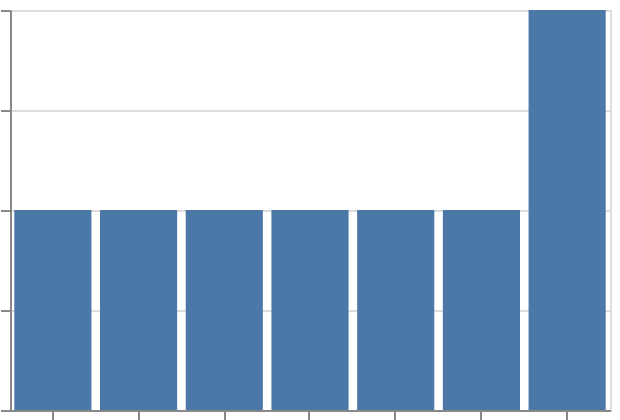

This figure's Vega-Lite source:
### Vega-Lite specification from a JSON file in a GitHub repository (floating-point values rounded to 4 significant figures)
{"$schema": "https://vega.github.io/schema/vega-lite/v6.json", "padding": 5, "autosize": "none", "width": 300, "height": 200, "data": {"name": "table", "values": [{"t": "2024-01-31T23:30:00Z"}, {"t": "2024-02-29T23:45:00Z"}, {"t": "2024-03-01T00:30:00Z"}, {"t": "2024-06-30T23:15:00Z"}, {"t": "2024-07-01T00:20:00Z"}, {"t": "2024-12-31T23:30:00Z"}, {"t": "2025-01-01T00:30:00Z"}, {"t": "2025-01-31T22:00:00Z"}]}, "mark": "bar", "encoding": {"x": {"field": "t", "type": "ordinal", "timeUnit": "utcyearmonth"}, "y": {"aggregate": "count", "type": "quantitative"}}}
